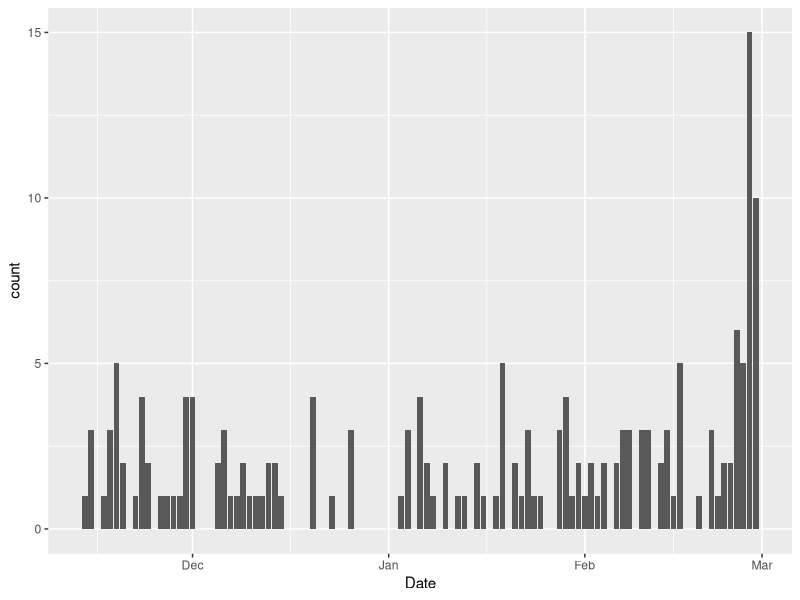

R code for this plot: (Note: this script raises an error after producing the figure.)
library(tidyverse)
library(lubridate)


bus <- read_csv("Alice Bus Tracking - 2022.csv")
bus <- bus %>% 
  mutate(
    duration = `Time Alighted` - `Time Boarded`
  )

bus %>% 
  ggplot(aes(x = Date)) +
  geom_bar()

meandur <- mean(as.numeric(bus$duration), na.rm = T)

bus %>% 
  ggplot(aes(x = Date, y = duration)) +
  geom_col() +
  geom_hline(yintercept = meandur) +
  scale

bus %>% 
  filter(Date == dmy("27-2-2023")) %>% 
  select(duration)

toronto <- bus %>% 
  filter(Date >= dmy("26-2-2023")) %>% 
  mutate(
    DateTimeBoarded = make_datetime(year = year(Date), month = month(Date), day = day(Date), hour(`Time Boarded`), minute(`Time Boarded`)),
    DateTimeAlighted = make_datetime(year = year(Date), month = month(Date), day = day(Date), hour(`Time Alighted`), minute(`Time Alighted`)),
  )

toronto %>% 
  select(DateTimeAlighted)

# Toronto Trips by time
toronto %>% 
  ggplot(aes(x = round_date(DateTimeBoarded, unit = "hour"), fill = wday(DateTimeBoarded, label = T, abbr = F))) +
  geom_bar()+
  labs(
    x = "Hour",
    y = "Trips",
    title = "Trips by day",
    subtitle = "Toronto Trip Frequency Analysis",
    fill = "Day"
  ) +
  theme_minimal() +
  scale_fill_brewer(palette = "Accent")

# Modal Trips
toronto %>% 
  ggplot(aes(x = wday(Date, label = T, abbr = F), fill = Mode)) +
  geom_bar() +
  labs(
    x = element_blank(),
    y = "Trips",
    title = "Modal Trips",
    subtitle = "Toronto Trip Frequency Analysis"
  ) +
  theme_minimal() +
  scale_fill_brewer(palette = "Spectral", direction = -1, labels = c("Bus", "Commuter Rail", "Ferry", "Light Rail", "Subway", "Streetcar"))

str_split_i(toronto$Line, "_", 2)

# Trips by line
toronto %>% 
  ggplot(aes(x = str_split_i(Line, "_", 2), fill = Mode)) +
  geom_bar() +
  labs(
    x = "Line",
    y = "Trips",
    title = "Trips by lines",
    subtitle = "Toronto Trip Frequency Analysis"
  ) +
  theme_minimal() +
  scale_fill_brewer(palette = "Spectral", direction = -1, labels = c("Bus", "Commuter Rail", "Ferry", "Light Rail", "Subway", "Streetcar"))

# Testing weekday function
wday(toronto$DateTimeBoarded, label = T, abbr = F)

# Color functions
RColorBrewer::display.brewer.all()

toronto$Mode %>% 
  unique()
